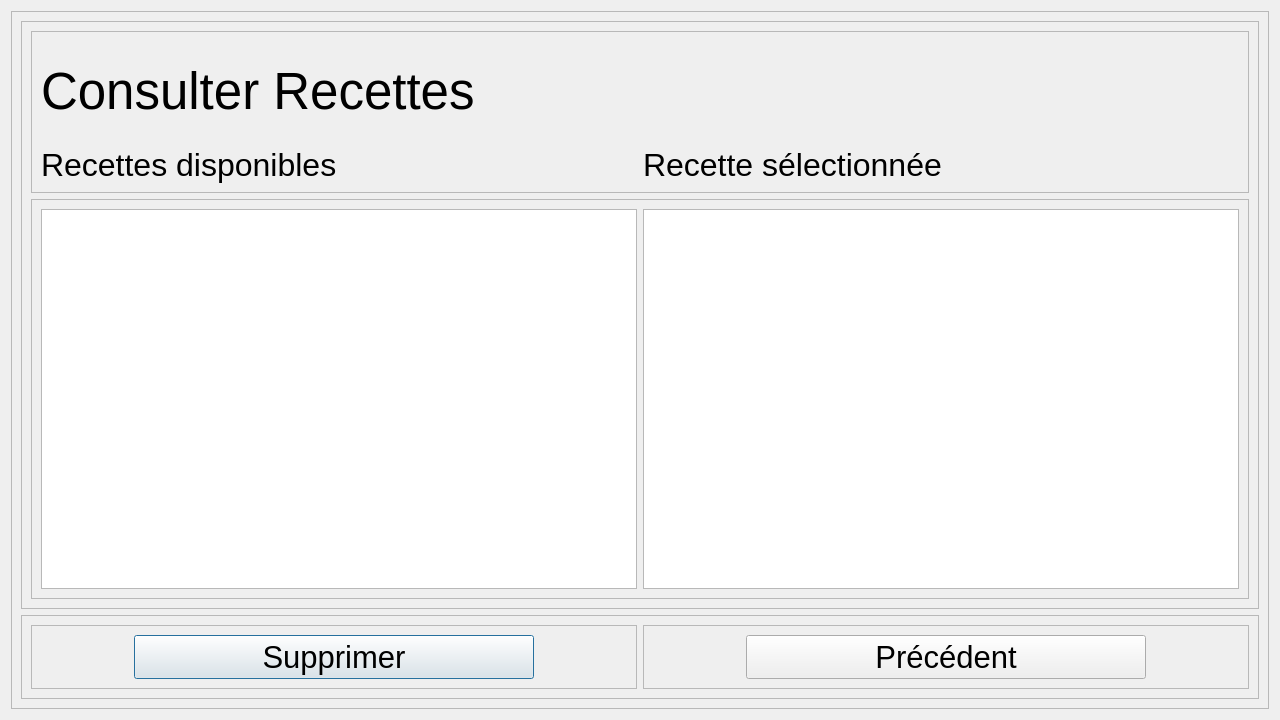
<?xml version="1.0" encoding="UTF-8"?>
<ui version="4.0">
 <class>Dialog</class>
 <widget class="QDialog" name="Dialog">
  <property name="geometry">
   <rect>
    <x>0</x>
    <y>0</y>
    <width>1280</width>
    <height>720</height>
   </rect>
  </property>
  <property name="minimumSize">
   <size>
    <width>1280</width>
    <height>720</height>
   </size>
  </property>
  <property name="maximumSize">
   <size>
    <width>1280</width>
    <height>720</height>
   </size>
  </property>
  <property name="windowTitle">
   <string>Dialog</string>
  </property>
  <layout class="QVBoxLayout" name="verticalLayout">
   <item>
    <widget class="QFrame" name="bas">
     <property name="font">
      <font>
       <pointsize>21</pointsize>
      </font>
     </property>
     <property name="frameShape">
      <enum>QFrame::StyledPanel</enum>
     </property>
     <property name="frameShadow">
      <enum>QFrame::Raised</enum>
     </property>
     <layout class="QVBoxLayout" name="verticalLayout_2">
      <item>
       <widget class="QFrame" name="haut_3">
        <property name="minimumSize">
         <size>
          <width>0</width>
          <height>0</height>
         </size>
        </property>
        <property name="frameShape">
         <enum>QFrame::StyledPanel</enum>
        </property>
        <property name="frameShadow">
         <enum>QFrame::Raised</enum>
        </property>
        <layout class="QGridLayout" name="gridLayout_2">
         <item row="2" column="0">
          <widget class="QFrame" name="liste_deroulante">
           <property name="frameShape">
            <enum>QFrame::StyledPanel</enum>
           </property>
           <property name="frameShadow">
            <enum>QFrame::Raised</enum>
           </property>
           <layout class="QHBoxLayout" name="horizontalLayout_2">
            <item>
             <widget class="QListWidget" name="recettes_disponibles">
              <property name="minimumSize">
               <size>
                <width>0</width>
                <height>0</height>
               </size>
              </property>
             </widget>
            </item>
            <item>
             <widget class="QListWidget" name="ingredients">
              <property name="minimumSize">
               <size>
                <width>500</width>
                <height>0</height>
               </size>
              </property>
             </widget>
            </item>
           </layout>
          </widget>
         </item>
         <item row="0" column="0">
          <widget class="QFrame" name="frame_4">
           <property name="font">
            <font>
             <pointsize>23</pointsize>
            </font>
           </property>
           <property name="frameShape">
            <enum>QFrame::StyledPanel</enum>
           </property>
           <property name="frameShadow">
            <enum>QFrame::Raised</enum>
           </property>
           <layout class="QGridLayout" name="gridLayout_3">
            <item row="1" column="1">
             <widget class="QLabel" name="label_3">
              <property name="font">
               <font>
                <pointsize>24</pointsize>
               </font>
              </property>
              <property name="text">
               <string>Recette sélectionnée</string>
              </property>
             </widget>
            </item>
            <item row="1" column="0">
             <widget class="QLabel" name="label_2">
              <property name="font">
               <font>
                <pointsize>24</pointsize>
               </font>
              </property>
              <property name="text">
               <string>Recettes disponibles</string>
              </property>
             </widget>
            </item>
            <item row="0" column="0">
             <widget class="QLabel" name="label">
              <property name="minimumSize">
               <size>
                <width>0</width>
                <height>100</height>
               </size>
              </property>
              <property name="font">
               <font>
                <pointsize>38</pointsize>
               </font>
              </property>
              <property name="text">
               <string>Consulter Recettes</string>
              </property>
             </widget>
            </item>
           </layout>
          </widget>
         </item>
        </layout>
       </widget>
      </item>
      <item>
       <widget class="QFrame" name="bas_2">
        <property name="maximumSize">
         <size>
          <width>16777215</width>
          <height>140</height>
         </size>
        </property>
        <property name="frameShape">
         <enum>QFrame::StyledPanel</enum>
        </property>
        <property name="frameShadow">
         <enum>QFrame::Raised</enum>
        </property>
        <layout class="QHBoxLayout" name="horizontalLayout_3">
         <item>
          <widget class="QFrame" name="frame_2">
           <property name="frameShape">
            <enum>QFrame::StyledPanel</enum>
           </property>
           <property name="frameShadow">
            <enum>QFrame::Raised</enum>
           </property>
           <layout class="QGridLayout" name="gridLayout">
            <item row="0" column="0" alignment="Qt::AlignHCenter">
             <widget class="QPushButton" name="supprimer">
              <property name="minimumSize">
               <size>
                <width>400</width>
                <height>0</height>
               </size>
              </property>
              <property name="maximumSize">
               <size>
                <width>400</width>
                <height>16777215</height>
               </size>
              </property>
              <property name="font">
               <font>
                <pointsize>23</pointsize>
               </font>
              </property>
              <property name="text">
               <string>Supprimer</string>
              </property>
             </widget>
            </item>
           </layout>
          </widget>
         </item>
         <item>
          <widget class="QFrame" name="frame_3">
           <property name="frameShape">
            <enum>QFrame::StyledPanel</enum>
           </property>
           <property name="frameShadow">
            <enum>QFrame::Raised</enum>
           </property>
           <layout class="QVBoxLayout" name="verticalLayout_3">
            <item alignment="Qt::AlignHCenter">
             <widget class="QPushButton" name="precedent">
              <property name="minimumSize">
               <size>
                <width>400</width>
                <height>0</height>
               </size>
              </property>
              <property name="maximumSize">
               <size>
                <width>400</width>
                <height>16777215</height>
               </size>
              </property>
              <property name="font">
               <font>
                <pointsize>23</pointsize>
               </font>
              </property>
              <property name="text">
               <string>Précédent</string>
              </property>
             </widget>
            </item>
           </layout>
          </widget>
         </item>
        </layout>
       </widget>
      </item>
     </layout>
    </widget>
   </item>
  </layout>
 </widget>
 <resources/>
 <connections/>
</ui>
